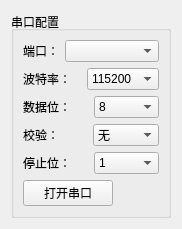
<?xml version="1.0" encoding="UTF-8"?>
<ui version="4.0">
 <class>SerialPort</class>
 <widget class="QWidget" name="SerialPort">
  <property name="geometry">
   <rect>
    <x>0</x>
    <y>0</y>
    <width>157</width>
    <height>216</height>
   </rect>
  </property>
  <property name="sizePolicy">
   <sizepolicy hsizetype="Preferred" vsizetype="Fixed">
    <horstretch>0</horstretch>
    <verstretch>0</verstretch>
   </sizepolicy>
  </property>
  <property name="windowTitle">
   <string>Form</string>
  </property>
  <layout class="QGridLayout" name="gridLayout_2">
   <item row="0" column="0">
    <widget class="QGroupBox" name="groupBox">
     <property name="sizePolicy">
      <sizepolicy hsizetype="Fixed" vsizetype="Minimum">
       <horstretch>0</horstretch>
       <verstretch>0</verstretch>
      </sizepolicy>
     </property>
     <property name="title">
      <string>串口配置</string>
     </property>
     <property name="alignment">
      <set>Qt::AlignLeading|Qt::AlignLeft|Qt::AlignVCenter</set>
     </property>
     <layout class="QGridLayout" name="gridLayout">
      <item row="3" column="0">
       <layout class="QHBoxLayout" name="horizontalLayout_4">
        <item>
         <widget class="QLabel" name="label_4">
          <property name="text">
           <string>校验：</string>
          </property>
         </widget>
        </item>
        <item>
         <widget class="QComboBox" name="comboBox_Parity">
          <property name="layoutDirection">
           <enum>Qt::LeftToRight</enum>
          </property>
          <item>
           <property name="text">
            <string>无</string>
           </property>
          </item>
          <item>
           <property name="text">
            <string>奇校验</string>
           </property>
          </item>
          <item>
           <property name="text">
            <string>偶校验</string>
           </property>
          </item>
         </widget>
        </item>
       </layout>
      </item>
      <item row="4" column="0">
       <layout class="QHBoxLayout" name="horizontalLayout_5">
        <item>
         <widget class="QLabel" name="label_5">
          <property name="text">
           <string>停止位：</string>
          </property>
         </widget>
        </item>
        <item>
         <widget class="QComboBox" name="comboBox_SerialStopBit">
          <property name="layoutDirection">
           <enum>Qt::LeftToRight</enum>
          </property>
          <item>
           <property name="text">
            <string>1</string>
           </property>
          </item>
          <item>
           <property name="text">
            <string>2</string>
           </property>
          </item>
          <item>
           <property name="text">
            <string>1.5</string>
           </property>
          </item>
         </widget>
        </item>
       </layout>
      </item>
      <item row="1" column="0">
       <layout class="QHBoxLayout" name="horizontalLayout_2">
        <item>
         <widget class="QLabel" name="label_2">
          <property name="text">
           <string>波特率：</string>
          </property>
         </widget>
        </item>
        <item>
         <widget class="QComboBox" name="comboBox_SerialBuad">
          <property name="sizePolicy">
           <sizepolicy hsizetype="Fixed" vsizetype="Fixed">
            <horstretch>0</horstretch>
            <verstretch>0</verstretch>
           </sizepolicy>
          </property>
          <property name="layoutDirection">
           <enum>Qt::LeftToRight</enum>
          </property>
          <property name="currentIndex">
           <number>7</number>
          </property>
          <item>
           <property name="text">
            <string>1200</string>
           </property>
          </item>
          <item>
           <property name="text">
            <string>2400</string>
           </property>
          </item>
          <item>
           <property name="text">
            <string>4800</string>
           </property>
          </item>
          <item>
           <property name="text">
            <string>9600</string>
           </property>
          </item>
          <item>
           <property name="text">
            <string>19200</string>
           </property>
          </item>
          <item>
           <property name="text">
            <string>38400</string>
           </property>
          </item>
          <item>
           <property name="text">
            <string>57600</string>
           </property>
          </item>
          <item>
           <property name="text">
            <string>115200</string>
           </property>
          </item>
         </widget>
        </item>
       </layout>
      </item>
      <item row="0" column="0">
       <layout class="QHBoxLayout" name="horizontalLayout">
        <item>
         <widget class="QLabel" name="label">
          <property name="text">
           <string>端口：</string>
          </property>
         </widget>
        </item>
        <item>
         <widget class="QComboBox" name="comboBox_SerialPort">
          <property name="sizePolicy">
           <sizepolicy hsizetype="Fixed" vsizetype="Fixed">
            <horstretch>0</horstretch>
            <verstretch>0</verstretch>
           </sizepolicy>
          </property>
          <property name="contextMenuPolicy">
           <enum>Qt::DefaultContextMenu</enum>
          </property>
          <property name="acceptDrops">
           <bool>false</bool>
          </property>
          <property name="layoutDirection">
           <enum>Qt::LeftToRight</enum>
          </property>
          <property name="editable">
           <bool>false</bool>
          </property>
          <property name="sizeAdjustPolicy">
           <enum>QComboBox::AdjustToMinimumContentsLength</enum>
          </property>
          <property name="minimumContentsLength">
           <number>8</number>
          </property>
         </widget>
        </item>
       </layout>
      </item>
      <item row="2" column="0">
       <layout class="QHBoxLayout" name="horizontalLayout_3">
        <item>
         <widget class="QLabel" name="label_3">
          <property name="text">
           <string>数据位：</string>
          </property>
         </widget>
        </item>
        <item>
         <widget class="QComboBox" name="comboBox_SerialBitNums">
          <property name="layoutDirection">
           <enum>Qt::LeftToRight</enum>
          </property>
          <item>
           <property name="text">
            <string>8</string>
           </property>
          </item>
         </widget>
        </item>
       </layout>
      </item>
      <item row="5" column="0">
       <layout class="QHBoxLayout" name="horizontalLayout_8" stretch="1,0">
        <item>
         <widget class="QPushButton" name="pushButton_SerialOpenPort">
          <property name="sizePolicy">
           <sizepolicy hsizetype="Minimum" vsizetype="Fixed">
            <horstretch>0</horstretch>
            <verstretch>0</verstretch>
           </sizepolicy>
          </property>
          <property name="text">
           <string>打开串口</string>
          </property>
         </widget>
        </item>
        <item>
         <widget class="QPushButton" name="pushButton_SerialRefresh">
          <property name="sizePolicy">
           <sizepolicy hsizetype="Fixed" vsizetype="Fixed">
            <horstretch>0</horstretch>
            <verstretch>0</verstretch>
           </sizepolicy>
          </property>
          <property name="text">
           <string/>
          </property>
          <property name="icon">
           <iconset resource="srcfile.qrc">
            <normaloff>:/icon/SrcFile/icon/refresh.png</normaloff>:/icon/SrcFile/icon/refresh.png</iconset>
          </property>
          <property name="flat">
           <bool>true</bool>
          </property>
         </widget>
        </item>
       </layout>
      </item>
     </layout>
    </widget>
   </item>
  </layout>
 </widget>
 <resources>
  <include location="srcfile.qrc"/>
 </resources>
 <connections/>
</ui>
